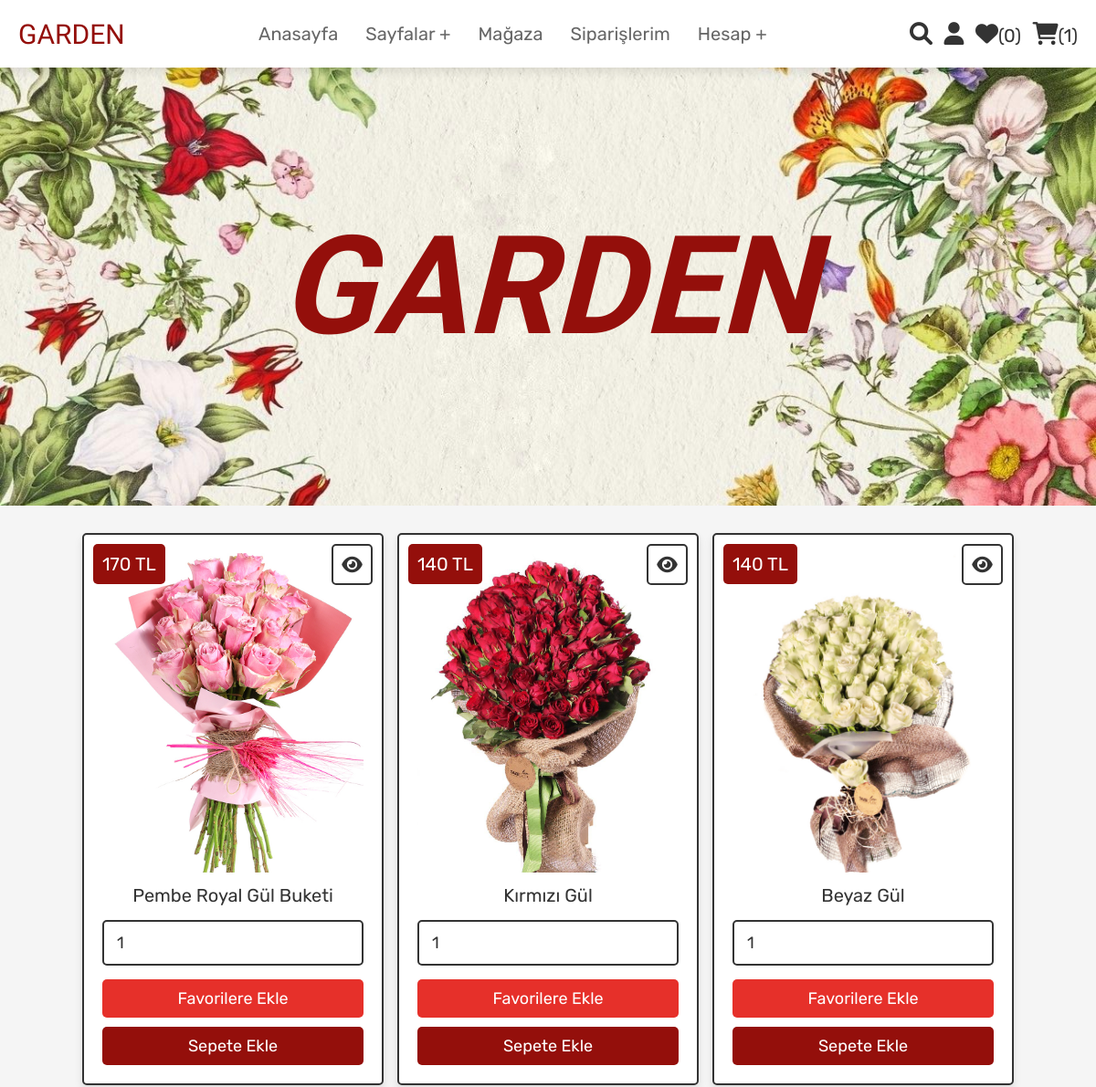
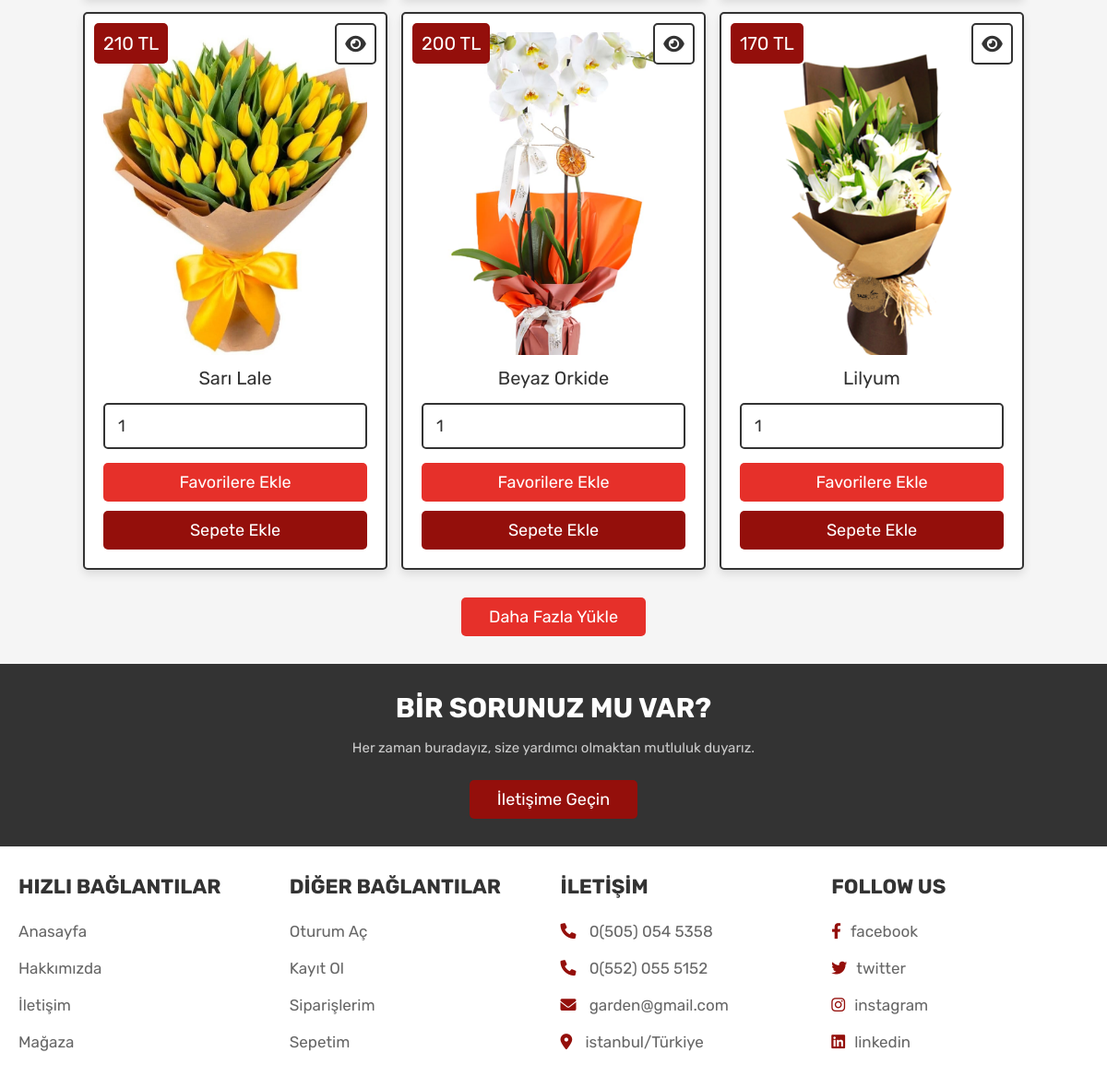
The page /flower/home.php (signed in) on the database its author committed (2 pictures, top to bottom).
### tables this page shows
CREATE TABLE `products` (
  `id` int NOT NULL,
  `name` varchar(100) NOT NULL,
  `details` varchar(500) NOT NULL,
  `price` int NOT NULL,
  `image` varchar(100) NOT NULL
);

### flower/home.php (the view, shortened to what this page needs)
<?php
@include 'config.php';
$user_id = $_SESSION['user_id'];
?>
<!DOCTYPE html>
<html lang="en">
<head>
   <link rel="stylesheet" href="https://cdnjs.cloudflare.com/ajax/libs/font-awesome/6.0.0/css/all.min.css">
   <link rel="stylesheet" href="css/style.css">
</head>
<body>
<?php @include 'header.php'; ?>
<section class="home">
   <div class="content">
      <h3>GARDEN</h3>
   </div>
</section>
<section class="products">
   <div class="box-container">
      <?php
         $select_products = mysqli_query($conn, "SELECT * FROM `products` LIMIT 6") or die('query failed');
         if(mysqli_num_rows($select_products) > 0){
            while($fetch_products = mysqli_fetch_assoc($select_products)){
      ?>
      <form action="" method="POST" class="box">
         <a href="view_page.php?pid=<?php echo $fetch_products['id']; ?>" class="fas fa-eye"></a>
         <div class="price"><?php echo $fetch_products['price']; ?> TL</div>
         <img src="uploaded_img/<?php echo $fetch_products['image']; ?>" alt="" class="image">
         <div class="name"><?php echo $fetch_products['name']; ?></div>
         <input type="number" name="product_quantity" value="1" min="0" class="qty">
         <input type="submit" value="Favorilere Ekle" name="add_to_wishlist" class="option-btn">
         <input type="submit" value="Sepete Ekle" name="add_to_cart" class="btn">
      </form>
      <?php
         }
      }else{
         echo '<p class="empty">Henüz ürün eklenmedi!</p>';
      }
      ?>
   </div>
   <div class="more-btn">
      <a href="shop.php" class="option-btn">Daha Fazla Yükle</a>
   </div>
</section>
<section class="home-contact">
   <div class="content">
      <h3>Bİr sorunuz mu var?</h3>
      <p>Her zaman buradayız, size yardımcı olmaktan mutluluk duyarız.</p>
      <a href="contact.php" class="btn">İletişime Geçin</a>
   </div>
</section>
<?php @include 'footer.php'; ?>
</body>
</html>

### flower/header.php (shortened to what this page needs)
<header class="header">
    <div class="flex">
        <a href="home.php" class="logo">GARDEN</a>
        <nav class="navbar">
            <ul>
                <li><a href="home.php">Anasayfa</a></li>
                <li><a href="#">Sayfalar +</a>
                </li>
                <li><a href="shop.php">Mağaza</a></li>
                <li><a href="orders.php">Siparişlerim</a></li>
                <li><a href="#">Hesap +</a>
                </li>
            </ul>
        </nav>
        <div class="icons">
            <a href="search_page.php" class="fas fa-search"></a>
            <div id="user-btn" class="fas fa-user"></div>
            <?php
                $select_wishlist_count = mysqli_query($conn, "SELECT * FROM `wishlist` WHERE user_id = '$user_id'") or die('query failed');
                $wishlist_num_rows = mysqli_num_rows($select_wishlist_count);
            ?>
            <a href="wishlist.php"><i class="fas fa-heart"></i><span>(<?php echo $wishlist_num_rows; ?>)</span></a>
            <?php
                $select_cart_count = mysqli_query($conn, "SELECT * FROM `cart` WHERE user_id = '$user_id'") or die('query failed');
                $cart_num_rows = mysqli_num_rows($select_cart_count);
            ?>
            <a href="cart.php"><i class="fas fa-shopping-cart"></i><span>(<?php echo $cart_num_rows; ?>)</span></a>
        </div>
    </div>
</header>

### flower/footer.php
<section class="footer">
    <div class="box-container">
        <div class="box">
            <h3>Hızlı Bağlantılar</h3>
            <a href="home.php">Anasayfa</a>
            <a href="about.php">Hakkımızda</a>
            <a href="contact.php">İletişim</a>
            <a href="shop.php">Mağaza</a>
        </div>
        <div class="box">
            <h3>DİĞER Bağlantılar</h3>
            <a href="login.php">Oturum Aç</a>
            <a href="register.php">Kayıt Ol</a>
            <a href="orders.php">Siparişlerim</a>
            <a href="cart.php">Sepetim</a>
        </div>
        <div class="box">
            <h3>İLETİŞİM </h3>
            <p> <i class="fas fa-phone"></i> 0(505) 054 5358 </p>
            <p> <i class="fas fa-phone"></i> 0(552) 055 5152 </p>
            <p> <i class="fas fa-envelope"></i> garden@gmail.com </p>
            <p> <i class="fas fa-map-marker-alt"></i> istanbul/Türkiye </p>
        </div>
        <div class="box">
            <h3>follow us</h3>
            <a href="#"><i class="fab fa-facebook-f"></i>facebook</a>
            <a href="#"><i class="fab fa-twitter"></i>twitter</a>
            <a href="#"><i class="fab fa-instagram"></i>instagram</a>
            <a href="#"><i class="fab fa-linkedin"></i>linkedin</a>
        </div>
    </div>
</section>

### flower/css/style.css (style rules this page uses)
:root { --pink:#940f0b; --red:#8a9d68; --orange:#e6302a; --black:#333; --white:#fff; --light-color:#666; --light-white:#ccc; --light-bg:#f5f5f5; --border:.2rem solid var(--black); --box-shadow:0 .5rem 1rem rgba(0,0,0,.1); }
* { font-family: 'Rubik', sans-serif; margin:0; padding:0; box-sizing: border-box; outline: none; border:none; text-decoration: none; transition:all .2s linear; }
html { font-size: 62.5%; overflow-x: hidden; scroll-behavior: smooth; scroll-padding-top: 6.5rem; }
body { background: var(--light-bg); }
section { padding:3rem 2rem; }
.btn, .delete-btn, .option-btn { display: inline-block; border-radius: .5rem; margin-top: 1rem; font-size: 1.8rem; color:var(--white); cursor: pointer; padding:1rem 3rem; text-transform: capitalize; }
.btn { background-color: var(--pink); }
.option-btn { background-color: var(--orange); }
.more-btn { margin-top: 2rem; text-align: center; }
.header { position: sticky; top:0; left:0; right:0; background-color: var(--white); z-index: 1000; box-shadow: var(--box-shadow); }
.header .flex { margin: 0 auto; display: flex; align-items: center; justify-content: space-between; padding:1.5rem 2rem; max-width: 1200px; position: relative; }
.header .flex .logo { font-size: 3.0rem; color:var(--pink); font-family: 'Special Elite', cursive; }
.header .flex .navbar ul { list-style: none; }
.header .flex .navbar ul li { float: left; position: relative; }
.header .flex .navbar ul li a { font-size: 2rem; padding:1rem 1.5rem; display: block; color:var(--light-color); text-transform: capitalize; }
.header .flex .icons > * { font-size: 2.5rem; margin-left: 1rem; color:var(--black); cursor: pointer; }
.header .flex .icons span { font-size: 2rem; }
.home { min-height: 60vh; background: url('../images/home-bg.png') no-repeat; background-size: cover; background-position: center; display: flex; align-items: center; justify-content: center; }
.home .content { text-align: center; }
.home .content h3 { text-transform: uppercase; color:var(--pink); font-size: 15.0rem; font-style: italic; font-family: 'Special Elite', cursive; }
.products .box-container { max-width: 1200px; margin:0 auto; display: grid; grid-template-columns: repeat(auto-fit, 33rem); gap:1.5rem; align-items: flex-start; justify-content: center; }
.products .box-container .box { background-color: var(--white); border:var(--border); box-shadow: var(--box-shadow); border-radius: .5rem; padding:2rem; text-align: center; position: relative; }
.products .box-container .box .image { height: 35rem; width: 100%; object-fit: cover; }
.products .box-container .box .fa-eye, .products .box-container .box .price { position: absolute; top:1rem; border-radius: .5rem; }
.products .box-container .box .price { font-size: 2rem; padding:1rem; background-color: var(--pink); color:var(--white); left:1rem; }
.products .box-container .box .fa-eye { right:1rem; height: 4.5rem; width: 4.5rem; line-height: 4.2rem; font-size: 2rem; background-color: var(--white); color:var(--black); border:var(--border); }
.products .box-container .box .name { margin:1rem; font-size: 2rem; color:var(--black); }
.products .box-container .box .qty { width: 100%; padding:1.2rem 1.4rem; font-size: 1.8rem; color:var(--black); border:var(--border); border-radius: .5rem; margin:.5rem 0; }
.products .box-container .box .btn, .products .box-container .box .option-btn { width: 100%; }
.home-contact { background-color: var(--black); text-align: center; }
.home-contact .content { max-width: 50rem; margin:0 auto; }
.home-contact .content h3 { text-transform: uppercase; color:var(--white); font-size: 3rem; }
.home-contact .content p { line-height: 2; font-size: 1.5rem; color:var(--light-white); padding:1rem 0; }
.footer { background-color: var(--white); }
.footer .box-container { max-width: 1200px; margin:0 auto; display: grid; grid-template-columns: repeat(auto-fit, minmax(27rem, 1fr)); gap:1.5rem; align-items: flex-start; }
.footer .box-container .box h3 { font-size: 2.2rem; color:var(--black); margin-bottom: 1.5rem; text-transform: uppercase; }
.footer .box-container a, .footer .box-container p { font-size: 1.7rem; color:var(--light-color); padding:1rem 0; display: block; }
.footer .box-container a i, .footer .box-container p i { color:var(--pink); padding-right: 1rem; }

### rows shown on the page
products: price "170", image (picture), name "Pembe Royal Gül Buketi"
products: price "140", image (picture), name "Kırmızı Gül"
products: price "140", image (picture), name "Beyaz Gül"
products: price "210", image (picture), name "Sarı Lale"
products: price "200", image (picture), name "Beyaz Orkide"
products: price "170", image (picture), name "Lilyum"

### other values the page prints
$wishlist_num_rows "0"
$cart_num_rows "1"
